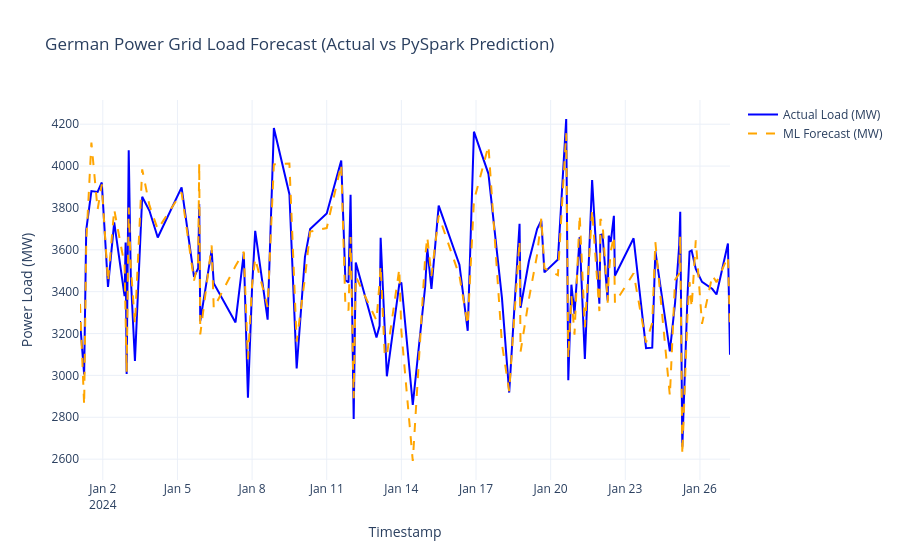

Notebook cell for this chart:
### Code cell
import plotly.graph_objects as go

# Read Gold Parquet back and extract first 100 points as Pandas DataFrame
gold_spark_df = spark.read.parquet("gold_predictions")
plot_data = gold_spark_df.orderBy("timestamp").limit(100).toPandas()

fig = go.Figure()

# Plot line for actual load values
fig.add_trace(go.Scatter(
    x=plot_data['timestamp'], 
    y=plot_data['load_mw'], 
    mode='lines',
    name='Actual Load (MW)',
    line=dict(color='blue')
))

# Plot line for ML forecast predictions
fig.add_trace(go.Scatter(
    x=plot_data['timestamp'], 
    y=plot_data['prediction'], 
    mode='lines',
    name='ML Forecast (MW)',
    line=dict(color='orange', dash='dash')
))

fig.update_layout(
    title="German Power Grid Load Forecast (Actual vs PySpark Prediction)",
    xaxis_title="Timestamp",
    yaxis_title="Power Load (MW)",
    template="plotly_white"
)

fig.show()
